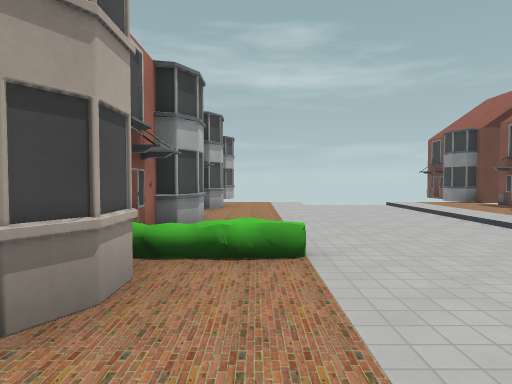
view 1 (above)

16 first-person views from a walk through a 3-D level made in the Godot game engine. The camera is 1.5 m above the floor, tilts 2° down and sees 75° across. Doors that lead somewhere are drawn open, without their leaves. The floor is counted in squares, 2 m on a side. Each view is taken from the middle of a square. On the plan, view 1 faces up. The plan holds only what a view shows up to about 11 squares ahead; the rest is blank. Some surface patterns are stand-ins.

view 2
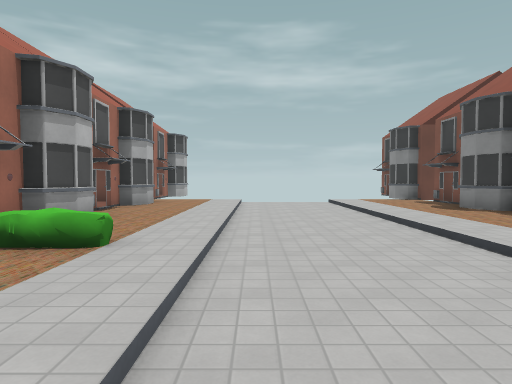

view 3
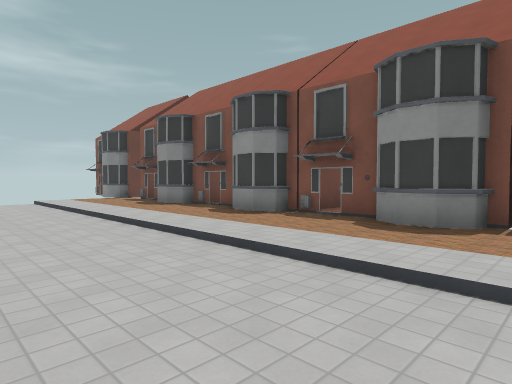

view 4
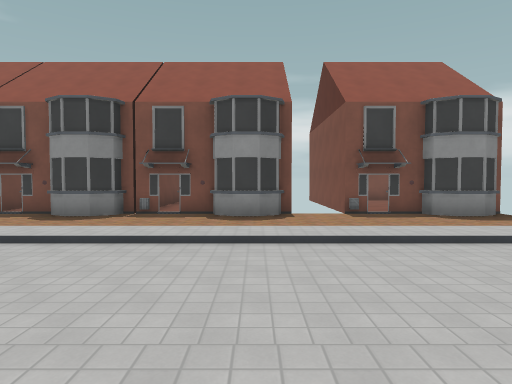

view 5
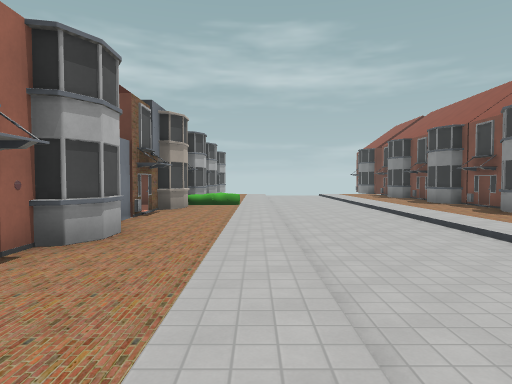

view 6
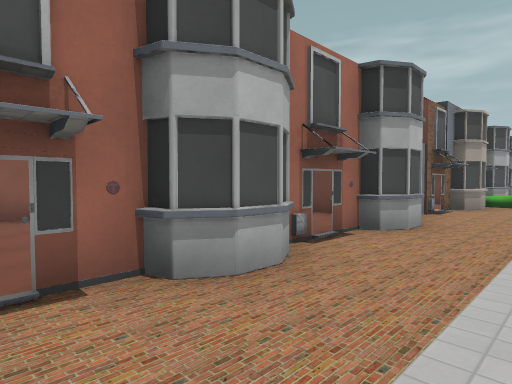

view 7
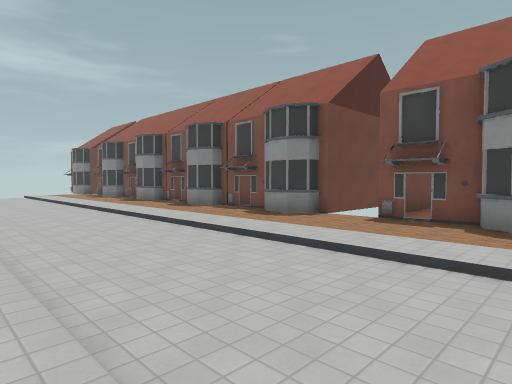

view 8
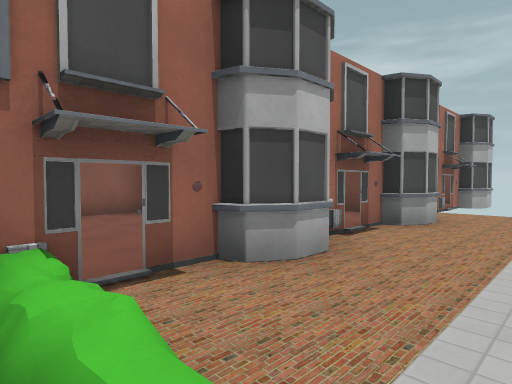

view 9
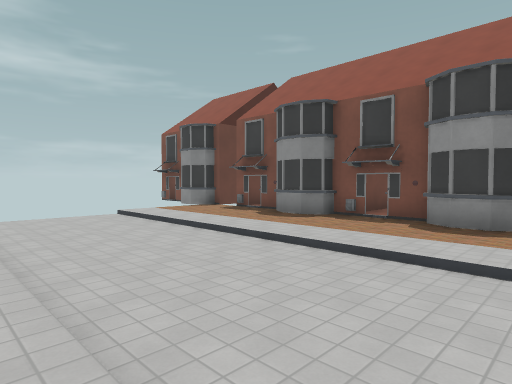

view 10
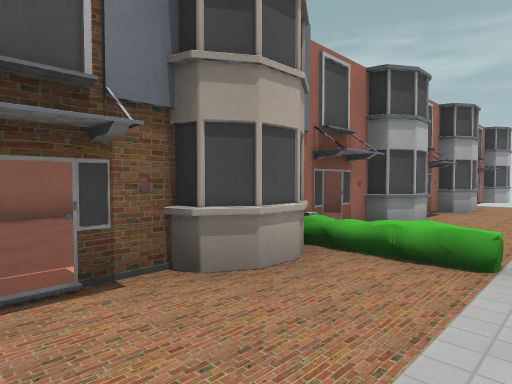

view 11
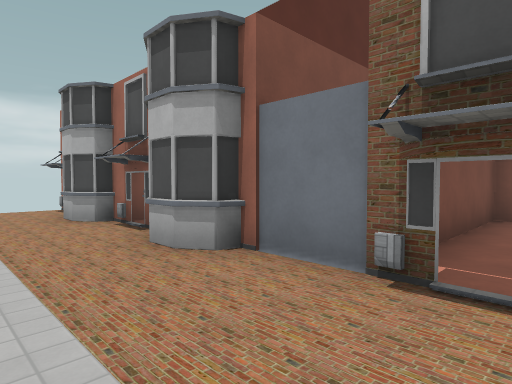

view 12
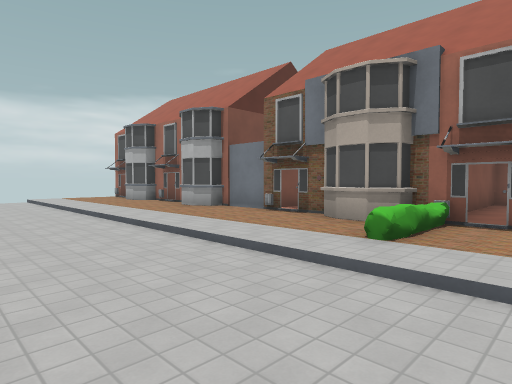

view 13
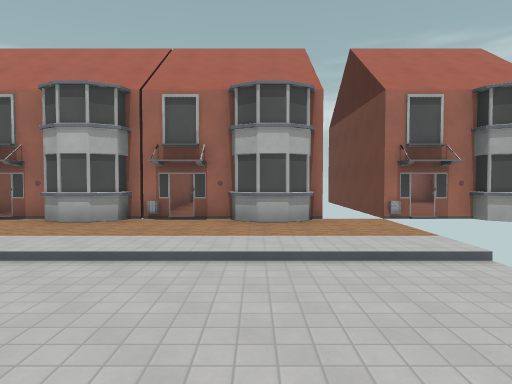

view 14
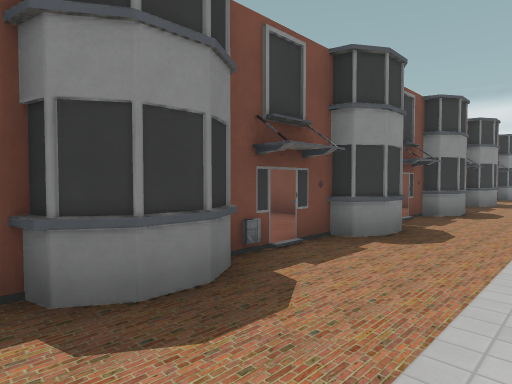

view 15
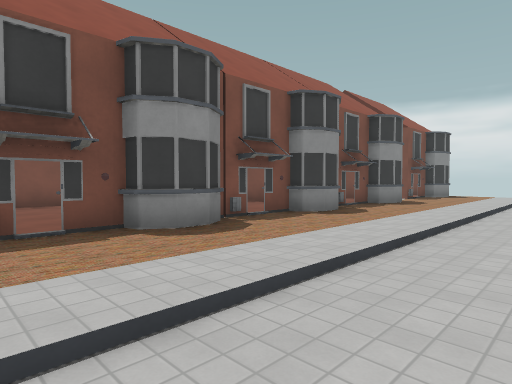

view 16
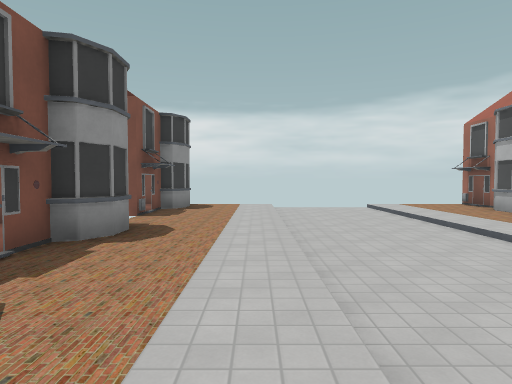

### Floor plan
Key: @ floor where view 1 was taken; # wall or solid block; x gap in a wall; . main floor; - floor 0.25 m lower than the main floor; D open door; H hedge; B box; O other object.
Columns run from 7 left of view 1 to 10 right of it. Each row starts with its distance up from view 1.
 14       #
 13      ##
 12      DO       #
 11   ### ...---...x
 10     ###..---..OD#
  9      ##..---..DD
  8      DD..---..##
  7 #####DB..---..B###
  6 #.....#..---..DD.
  5 #.....#..---...#.
  4 #....DD..---..##.
  3 ######BH.---..BD##
  2  #.  ##..---..DD
  1  #...DD..---..##.
  0  ####DB@.---..O###
 -1      #...---..DD.
 -2      ##..---...#
 -3      ##..---..##.
 -4      DD..---...x##
 -5      #B..---..Ox##
 -6      ##..---..DD.
 -7      ##..---..##
 -8      DO..---..##
 -9      #         #

Positions as (right, up) in squares from view 1, and headings:
1: (0, 0), facing up
2: (2, 0), facing up
3: (2, -1), facing up-right
4: (0, -3), facing right
5: (1, -7), facing up
6: (1, -8), facing up-left
7: (1, -8), facing up-right
8: (1, 3), facing up-left
9: (1, 3), facing up-right
10: (1, 0), facing up-left
11: (1, 1), facing down-left
12: (4, 5), facing down-left
13: (5, 9), facing left
14: (5, 9), facing down-right
15: (3, 7), facing down-right
16: (5, 2), facing down
